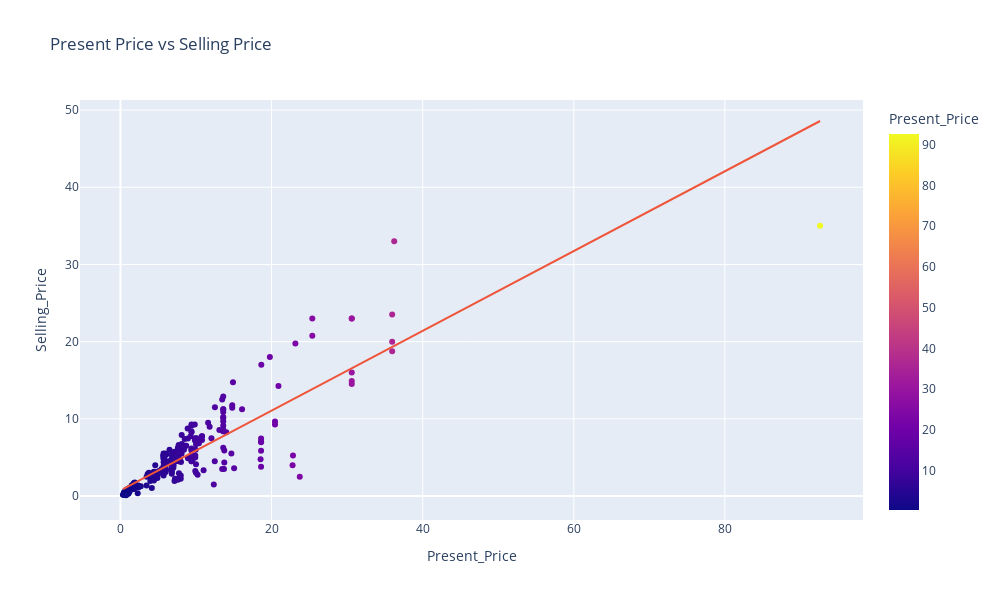

The cell this chart's notebook holds for it:
### Code cell
# Present Price vs Selling Price

fig = px.scatter(df, x='Present_Price', y='Selling_Price',
                 trendline="ols", color='Present_Price', color_discrete_map={5: 'red', 9: 'blue'}, title='Present Price vs Selling Price')
fig.update_layout(width=1000, height=600)
fig.show()

### Figure 1 — Plotly figure (JSON) as saved in the notebook; plotly's stock layout.template omitted (floating-point values rounded to 4 significant figures; data arrays with more than 128 entries replaced by an {"elided": "..."} marker saying what was removed)
{"data": [{"hovertemplate": "Present_Price=%{marker.color}<br>Selling_Price=%{y}<extra></extra>", "legendgroup": "", "marker": {"color": {"elided": "301 float values"}, "coloraxis": "coloraxis", "symbol": "circle"}, "mode": "markers", "name": "", "orientation": "v", "showlegend": false, "type": "scatter", "x": {"elided": "301 float values"}, "xaxis": "x", "y": {"elided": "301 float values"}, "yaxis": "y"}, {"hovertemplate": "<b>OLS trendline</b><br>Selling_Price = 0.516901 * Present_Price + 0.718135<br>R<sup>2</sup>=0.772491<br><br>Present_Price=%{x}<br>Selling_Price=%{y} <b>(trend)</b><extra></extra>", "legendgroup": "", "marker": {"symbol": "circle"}, "mode": "lines", "name": "", "showlegend": false, "type": "scatter", "x": {"elided": "301 float values"}, "xaxis": "x", "y": {"elided": "301 float values"}, "yaxis": "y"}], "layout": {"coloraxis": {"colorbar": {"title": {"text": "Present_Price"}}, "colorscale": [[0, "#0d0887"], [0.1111, "#46039f"], [0.2222, "#7201a8"], [0.3333, "#9c179e"], [0.4444, "#bd3786"], [0.5556, "#d8576b"], [0.6667, "#ed7953"], [0.7778, "#fb9f3a"], [0.8889, "#fdca26"], [1, "#f0f921"]]}, "height": 600, "legend": {"tracegroupgap": 0}, "title": {"text": "Present Price vs Selling Price"}, "width": 1000, "xaxis": {"anchor": "y", "domain": [0, 1], "title": {"text": "Present_Price"}}, "yaxis": {"anchor": "x", "domain": [0, 1], "title": {"text": "Selling_Price"}}}}
